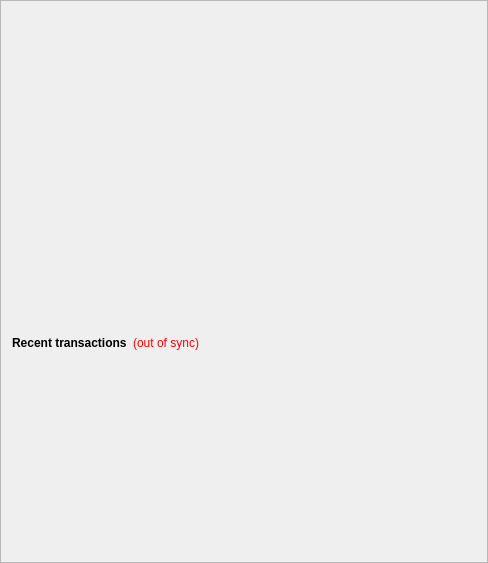
        <widget class="QFrame" name="frame_2">
         <property name="frameShape">
          <enum>QFrame::StyledPanel</enum>
         </property>
         <property name="frameShadow">
          <enum>QFrame::Raised</enum>
         </property>
         <layout class="QVBoxLayout" name="verticalLayout">
          <item>
           <spacer name="verticalSpacer_3">
            <property name="orientation">
             <enum>Qt::Vertical</enum>
            </property>
            <property name="sizeType">
             <enum>QSizePolicy::Fixed</enum>
            </property>
            <property name="sizeHint" stdset="0">
             <size>
              <width>20</width>
              <height>75</height>
             </size>
            </property>
           </spacer>
          </item>
          <item>
           <widget class="QLabel" name="labelOverviewHeaderRight">
            <property name="minimumSize">
             <size>
              <width>464</width>
              <height>240</height>
             </size>
            </property>
            <property name="maximumSize">
             <size>
              <width>16777215</width>
              <height>240</height>
             </size>
            </property>
            <property name="alignment">
             <set>Qt::AlignCenter</set>
            </property>
            <property name="margin">
             <number>5</number>
            </property>
           </widget>
          </item>
          <item>
           <layout class="QHBoxLayout" name="horizontalLayout_2">
            <item>
             <widget class="QLabel" name="label_4">
              <property name="font">
               <font>
                <weight>75</weight>
                <bold>true</bold>
               </font>
              </property>
              <property name="text">
               <string>Recent transactions</string>
              </property>
             </widget>
            </item>
            <item>
             <widget class="QLabel" name="labelTransactionsStatus">
              <property name="cursor">
               <cursorShape>WhatsThisCursor</cursorShape>
              </property>
              <property name="toolTip">
               <string>The displayed information may be out of date. Your wallet automatically synchronizes with the Akik network after a connection is established, but this process has not completed yet.</string>
              </property>
              <property name="styleSheet">
               <string notr="true">QLabel { color: red; }</string>
              </property>
              <property name="text">
               <string notr="true">(out of sync)</string>
              </property>
              <property name="alignment">
               <set>Qt::AlignRight|Qt::AlignTrailing|Qt::AlignVCenter</set>
              </property>
             </widget>
            </item>
            <item>
             <spacer name="horizontalSpacer">
              <property name="orientation">
               <enum>Qt::Horizontal</enum>
              </property>
              <property name="sizeHint" stdset="0">
               <size>
                <width>40</width>
                <height>20</height>
               </size>
              </property>
             </spacer>
            </item>
           </layout>
          </item>
          <item>
           <widget class="QListView" name="listTransactions">
            <property name="styleSheet">
             <string notr="true">QListView { background: transparent; }</string>
            </property>
            <property name="frameShape">
             <enum>QFrame::NoFrame</enum>
            </property>
            <property name="verticalScrollBarPolicy">
             <enum>Qt::ScrollBarAlwaysOff</enum>
            </property>
            <property name="horizontalScrollBarPolicy">
             <enum>Qt::ScrollBarAlwaysOff</enum>
            </property>
            <property name="selectionMode">
             <enum>QAbstractItemView::NoSelection</enum>
            </property>
           </widget>
          </item>
         </layout>
        </widget>
